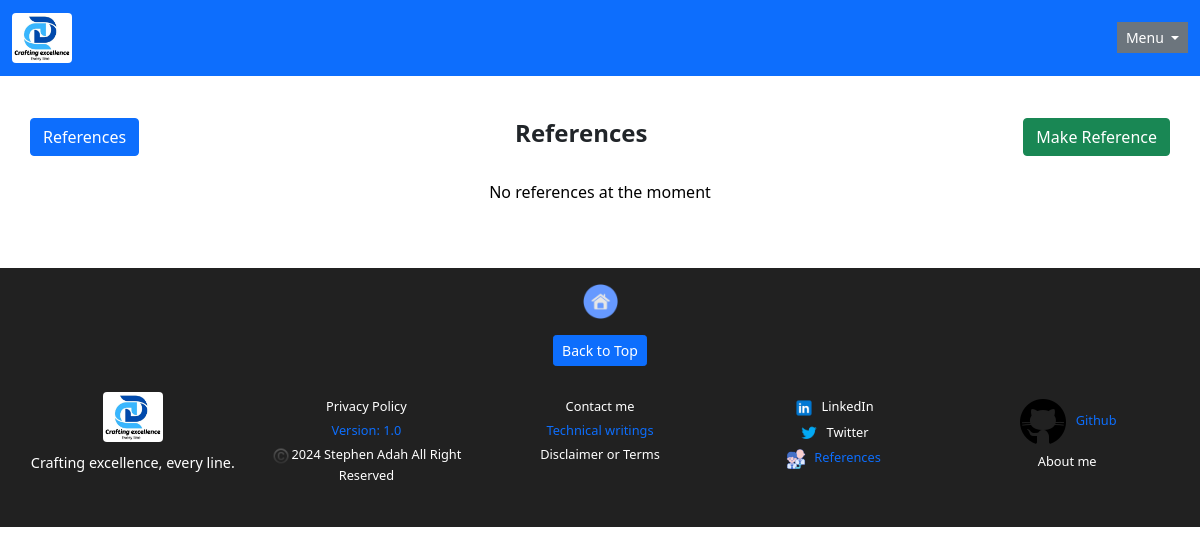
The app's page /references/view, older data.
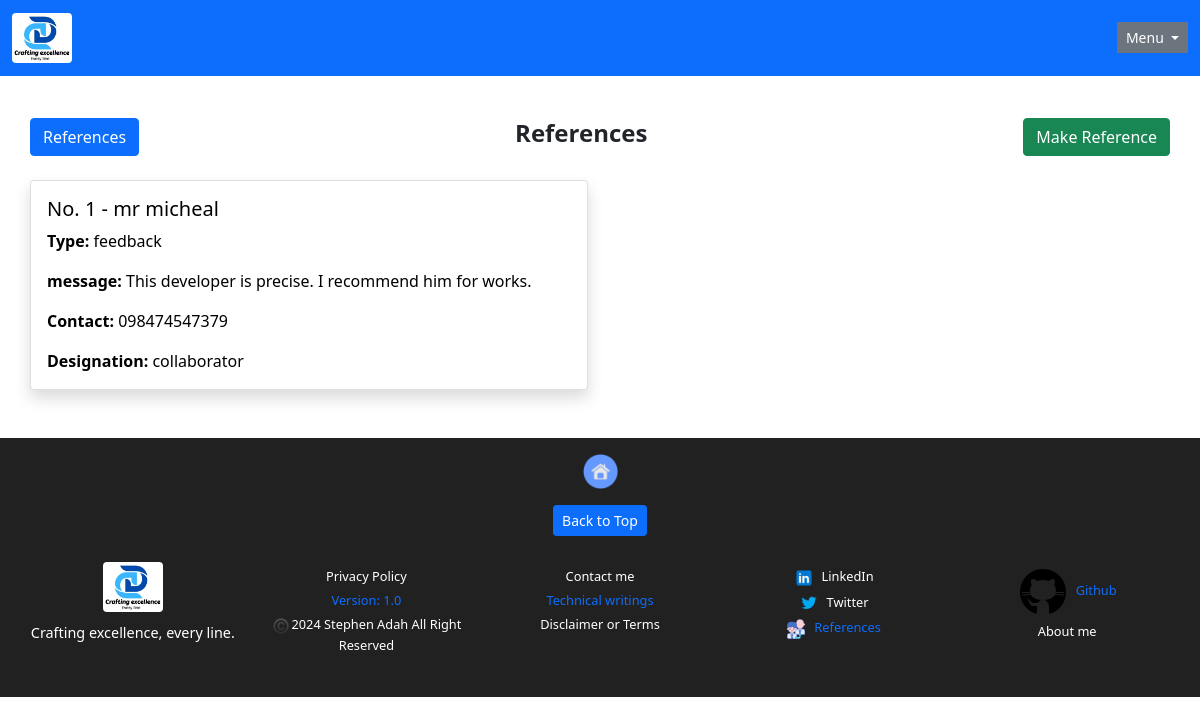
The same page, newer data.
### app/models/reference.py (models this page shows, shortened)
class Reference(db.Model):
    __tablename__ = 'reference'
    reference_id: Mapped[str] = mapped_column(
            String(length=36), primary_key=True, default=lambda: str(uuid4())
    )
    date_created: Mapped[datetime] = mapped_column(
        DateTime, default=datetime.utcnow
    )
    date_updated: Mapped[datetime] = mapped_column(
        DateTime, default=datetime.utcnow, onupdate=datetime.utcnow
    )
    reference_type: Mapped[str] = mapped_column(
        String(length=50), unique=False
    )
    message: Mapped[str] = mapped_column(Text)
    reference_link: Mapped[Optional[str]] = mapped_column(
        String(length=255), unique=False
    )
    contact: Mapped[Optional[str]] = mapped_column(
        String(length=100), unique=False
    )
    name: Mapped[str] = mapped_column(
        String(length=100), unique=False
    )
    designation: Mapped[str] = mapped_column(
        String(length=50), unique=False
    )

### app/routes/references.py (the view)
@references_bp.route("/references/view", methods=['GET'], strict_slashes=False)
@cache.cached(timeout=30)
def view_references():
    references = Reference.query.all()
    return render_template('view_references.html', references=references)

### app/routes/afterRequest.py (called while the page is built)
def refresh_expiring_jwts(response):
    try:
        exp_timestamp = get_jwt()["exp"]
        now = datetime.now(timezone.utc)
        target_timestamp = datetime.timestamp(now + timedelta(minutes=30))
        if target_timestamp > exp_timestamp:
            access_token = create_access_token(identity=get_jwt_identity())
            set_access_cookies(response, access_token)
        return response
    except (RuntimeError, KeyError):
        return response

### app/templates/view_references.html (shortened to what this page needs)
{% extends "base.html" %}
{% block content %}
<div class="container my-5">
   <nav class="d-flex justify-content-between align-items-center mb-4">
      <a href="{{ url_for('main.references.view_references') }}" class="btn btn-primary">References</a>
      <h1 class="h4 fw-bold text-center text-dark" >References</h1>
      <a href="{{ url_for('main.references.create_reference') }}" class="btn btn-success">Make Reference</a>
   </nav>
   <div class="row row-cols-1 row-cols-md-2 g-4">
   {% if references %}
    {% for reference in references[::-1] %}
     <div class="col">
        <div class="card h-100 shadow">
           <div class="card-body">
             <h5 class="card-title">No. {{ loop.index }} - {{ reference.name }}</h5>
             <p class="card-text"><strong>Type:</strong> {{ reference.reference_type }}</p>
             <p class="card-text"><strong>message:</strong> {{ reference.message }}</p>
             {% if reference.contact %}
             <p class="card-text"><strong>Contact:</strong> {{ reference.contact }}</p>
             {% endif %}
             <p class="card-text"><strong>Designation:</strong> {{ reference.designation }}</p>
           </div>
        </div>
     </div>
    {% endfor %}
   {% else %}
     <div class="container justify-content-center">
        <p class="text-center"> No references at the moment </p>
     </div>
   {% endif %}
   </div>
</div>
{% endblock %}

Row changes from the older to the newer data that the page shows:
added Reference: name "mr micheal", reference_type "feedback", message "This developer is precise. I recommend him for works.", contact "098474547379", designation "collaborator"
Text that changed along with them:
text no longer shown: "No references at the moment"
